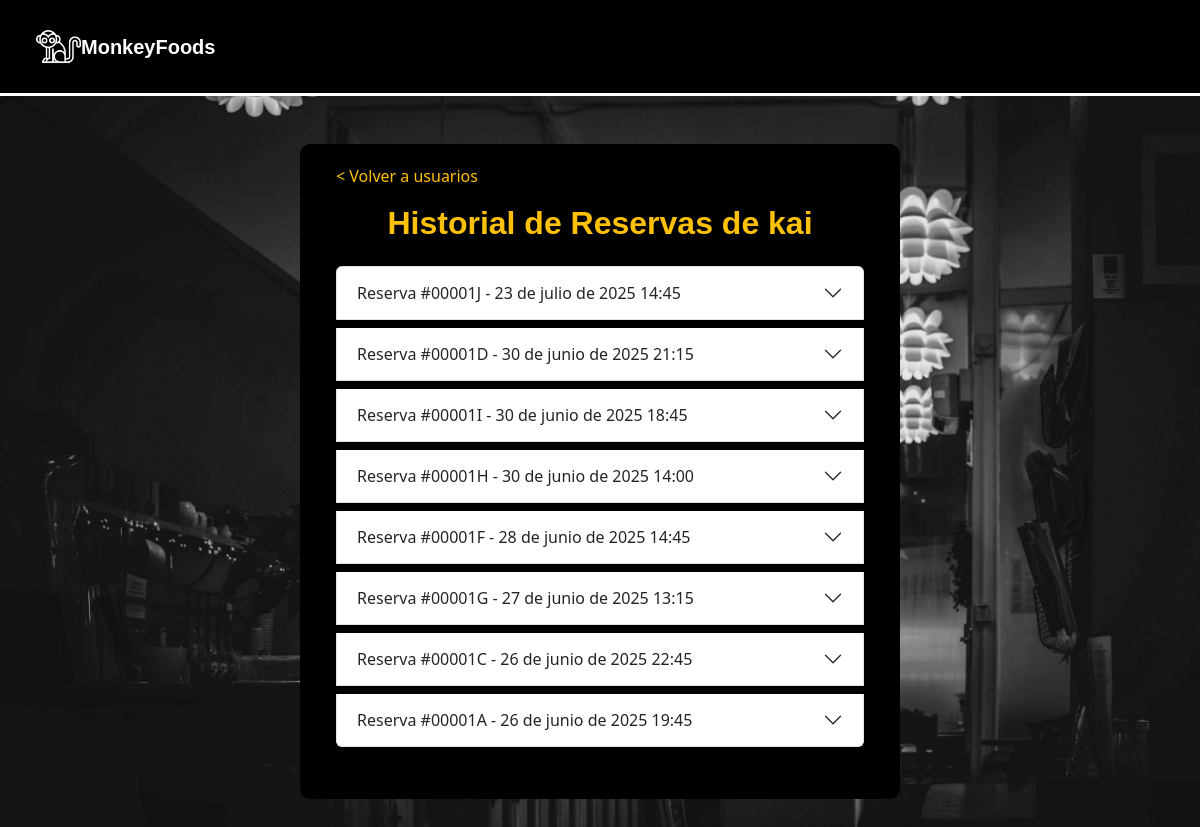
Page /reservas/historial-usuario/38/ (signed in) on the earlier database version.
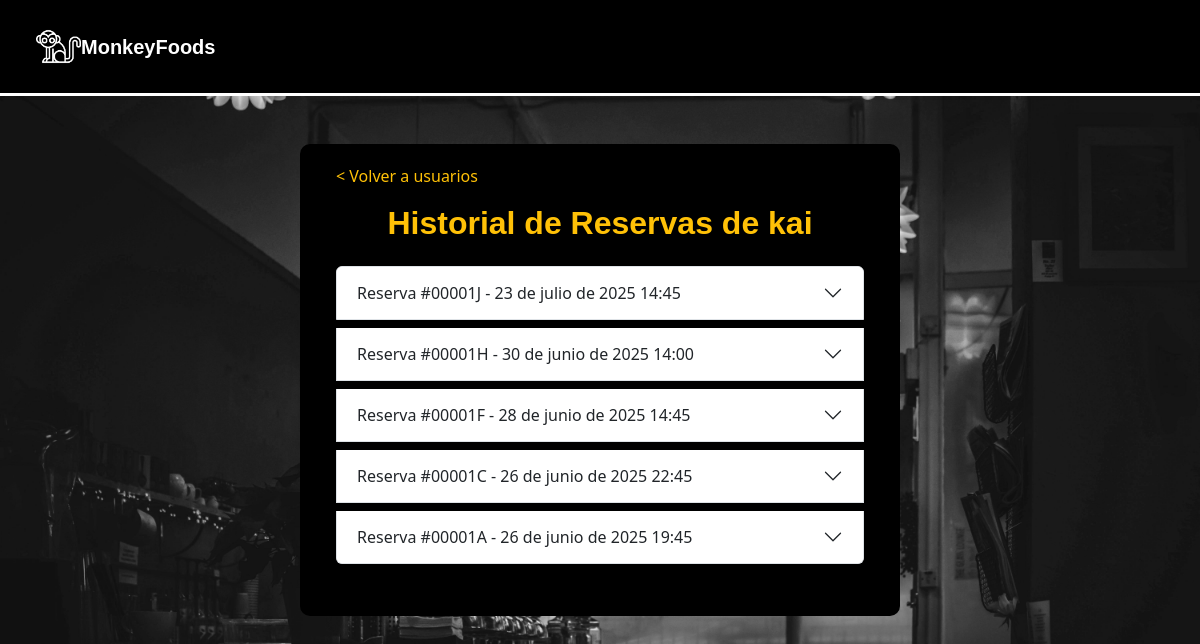
Same page on the later database version.
### apps/registrar/models.py (models this page shows, shortened)
class CustomUser(AbstractUser):
    ROL_CHOICES = (
        (1, 'Cliente'),
        (2, 'Mesero'),
        (3, 'Cocinero'),
        (4, 'Administrador'),
    )
    rol = models.PositiveSmallIntegerField(choices=ROL_CHOICES, default=1)
    foto_perfil = models.ImageField(upload_to='fotos_perfil/', blank=True, null=True)

### apps/reservas/models.py (models this page shows, shortened)
class Reserva(models.Model):
    ESTADOS_RESERVA = (
        ('borrador', 'Borrador'),
        ('completada', 'Completada'),
    )
    id_reserva = models.CharField(max_length=12, unique=True, editable=False)
    cliente = models.ForeignKey(settings.AUTH_USER_MODEL, on_delete=models.CASCADE)
    nombre_reserva = models.CharField(max_length=100)
    fecha = models.DateField()
    hora = models.TimeField()
    telefono = models.CharField(max_length=20)
    comensales = models.PositiveIntegerField(default=1)
    abono = models.DecimalField(max_digits=8, decimal_places=2)
    total = models.DecimalField(max_digits=8, decimal_places=2)
    mesas = models.ManyToManyField('Mesa')
    menu = models.ForeignKey(Menu, on_delete=models.SET_NULL, null=True, blank=True)  #modelo menú
    zona = models.ForeignKey('Zona', on_delete=models.CASCADE, null=True, blank=True)
    estado = models.CharField(max_length=20, choices=ESTADOS_RESERVA, default='borrador')

### apps/reservas/views.py (the view)
# urls.py: path('historial-usuario/<int:usuario_id>/', views.historial_usuario_admin, name='historial_usuario_admin'),
@user_passes_test(es_admin)
def historial_usuario_admin(request, usuario_id):
    usuario = get_object_or_404(CustomUser, id=usuario_id)
    reservas = Reserva.objects.filter(cliente=usuario).order_by('-fecha', '-hora')
    return render(request, 'reservas/historial_usuario_admin.html', {
        'usuario': usuario,
        'reservas': reservas
    })

### apps/reservas/views.py (called while the page is built)
def es_admin(user):
    return user.is_authenticated and user.rol == 4

### apps/reservas/templates/reservas/historial_usuario_admin.html (shortened to what this page needs)
{% extends "base.html" %}
{% load static %}
{% block content %}
{% block extra_head %}
<link rel="stylesheet" href="{% static 'reservas/css/styles.css' %}">
{% endblock %}
<div class="form-container">
  <div class="container mb-4 px-3">
    <a href="{% url 'admin_usuarios' %}" class="text-warning text-decoration-none mb-3 d-block">&lt; Volver a usuarios</a>
    <h2 class="text-warning text-center mb-4" style="font-family: 'Century Gothic', sans-serif; font-weight: bolder;">
      Historial de Reservas de {{ usuario.username }}
    </h2>
    <div class="accordion" id="accordionReservas">
      {% for reserva in reservas %}
      <div class="accordion-item mb-2">
        <h2 class="accordion-header" id="heading{{ reserva.id }}">
          <button class="accordion-button collapsed" type="button" data-bs-toggle="collapse" data-bs-target="#collapse{{ reserva.id }}">
            Reserva #{{ reserva.id_reserva }} - {{ reserva.fecha }} {{ reserva.hora }}
          </button>
        </h2>
      </div>
      {% empty %}
      <p class="text-center" style="font-size: 18px; color: grey; font-style: italic;">Este usuario no tiene reservas registradas.</p>
      {% endfor %}
    </div>
  </div>
</div>
{% endblock %}

### templates/base.html (shortened to what this page needs)
{% load static %}
<!DOCTYPE html>
<html lang="es">
<head>
    <link href="https://cdn.jsdelivr.net/npm/bootstrap@5.3.3/dist/css/bootstrap.min.css" rel="stylesheet">
    <link rel="stylesheet" href="https://cdn.jsdelivr.net/npm/bootstrap-icons@1.11.3/font/bootstrap-icons.min.css">
    <link rel="stylesheet" href="{% static 'registrar/css/styles.css' %}">
    {% block extra_head %}{% endblock %}
</head>
<body class="body-fondo">
    <nav class="navbar navbar-expand-lg bg-body-primary navbar-settings p-4">
        <div class="container-fluid">
            <a href="{% url 'index' %}">
                <img style="width: 45px; height: 45px;" src="{% static 'home/img/mono-blanco.png' %}" alt="marca">
                <a class="navbar-brand marca" href="{% url 'index' %}">MonkeyFoods</a>
            </a>
        </div>
    </nav>
    <main class="container my-5">
        {% block content %}{% endblock %}
    </main>
</body>
</html>

### apps/registrar/static/registrar/css/styles.css (style rules this page uses)
.body-fondo { background-image: url(../img/fondo.jpg); background-size: cover; background-position: cover; background-repeat: no-repeat; background-attachment: fixed; }
.navbar-settings { background-color: black; border-bottom: 3px solid; color: white; }
.marca { color: white; font-weight: bold; text-align: right; background-size: 20%; font-family: "Century Gothic", sans-serif; }

### apps/reservas/static/reservas/css/styles.css (style rules this page uses)
html, body { max-width: 100%; overflow-x: hidden; }
.navbar-settings { background-color: black; border-bottom: 3px solid; color: white; }
.marca { color: white; font-weight: bold; text-align: right; background-size: 20%; font-family: "Century Gothic", sans-serif; }
body { background-size: cover; background-position: cover; background-repeat: no-repeat; background-attachment: fixed; }
.form-container { max-width: 600px; width: 90%; display: grid; color: white; background-color: black; border-radius: 10px; padding: 20px; margin: 2rem auto; }

### apps/reservas/templates/reservas/historial_usuario_admin.html (style rules this page uses)
.accordion-button { font-size: 1rem; }

Differences in the rows shown:
removed Reserva: id_reserva "00001D", fecha "30 de junio de 2025", hora "21:15"
removed Reserva: id_reserva "00001I", fecha "30 de junio de 2025", hora "18:45"
removed Reserva: id_reserva "00001G", fecha "27 de junio de 2025", hora "13:15"
